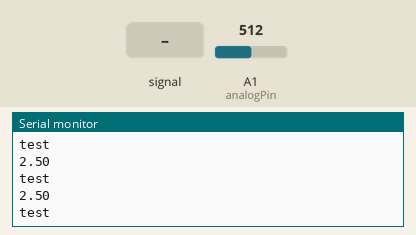
The sketch below on a simulated Arduino Uno, built with avr-gcc and run on an emulated ATmega328P. Parts: the last lines printed to the serial monitor. The inputs (shaded band) are chosen by the test bench; at power-on: A1 (analogPin) = 512.

Above: at 1.2 s.
1.3 s: A1 (analogPin) fed a 200 Hz sine of ±81 counts around its level
2.8 s: A1 (analogPin) set to 716
At 2.87 s:
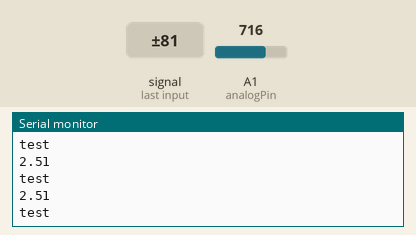
4.3 s: A1 (analogPin) fed a 2 Hz sine of ±306 counts around its level
5.8 s: A1 (analogPin) set to 900
At 5.93 s:
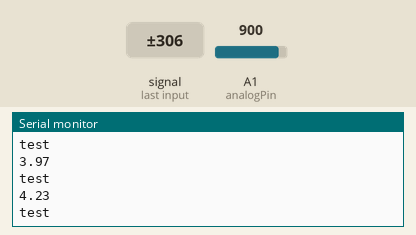
Timing chart, 0 to 8.3 s (numbered marks = the images above; inputs shaded):
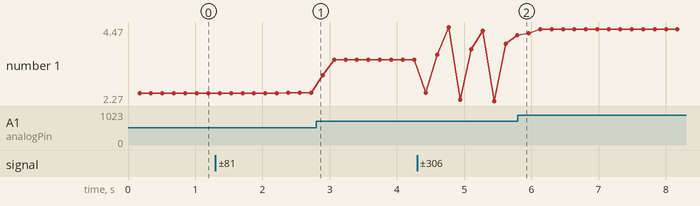

Measured:
- plotted number 1: 2.5 → 2.51 after the input at 1.3 s, 2.51 → 3.5 after the input at 2.8 s, 3.5 → 4.23 after the input at 4.3 s, 4.23 → 4.4 after the input at 5.8 s

The sketch:

transducerAvg.ino
```cpp
#include <Average.h>

int analogPin = 1;


Average<float> ave(1000);

void setup() {
    Serial.begin(9600);
}

void loop() {

    // Add a new random value to the bucket

Serial.println("test");
    // Display the current data set
    for (int i = 0; i < 1000; i++) {
        ave.push(analogRead(analogPin)*(5.0/1023.0));
    }

    // And show some interesting results.
    Serial.println(ave.mean());


}
```
